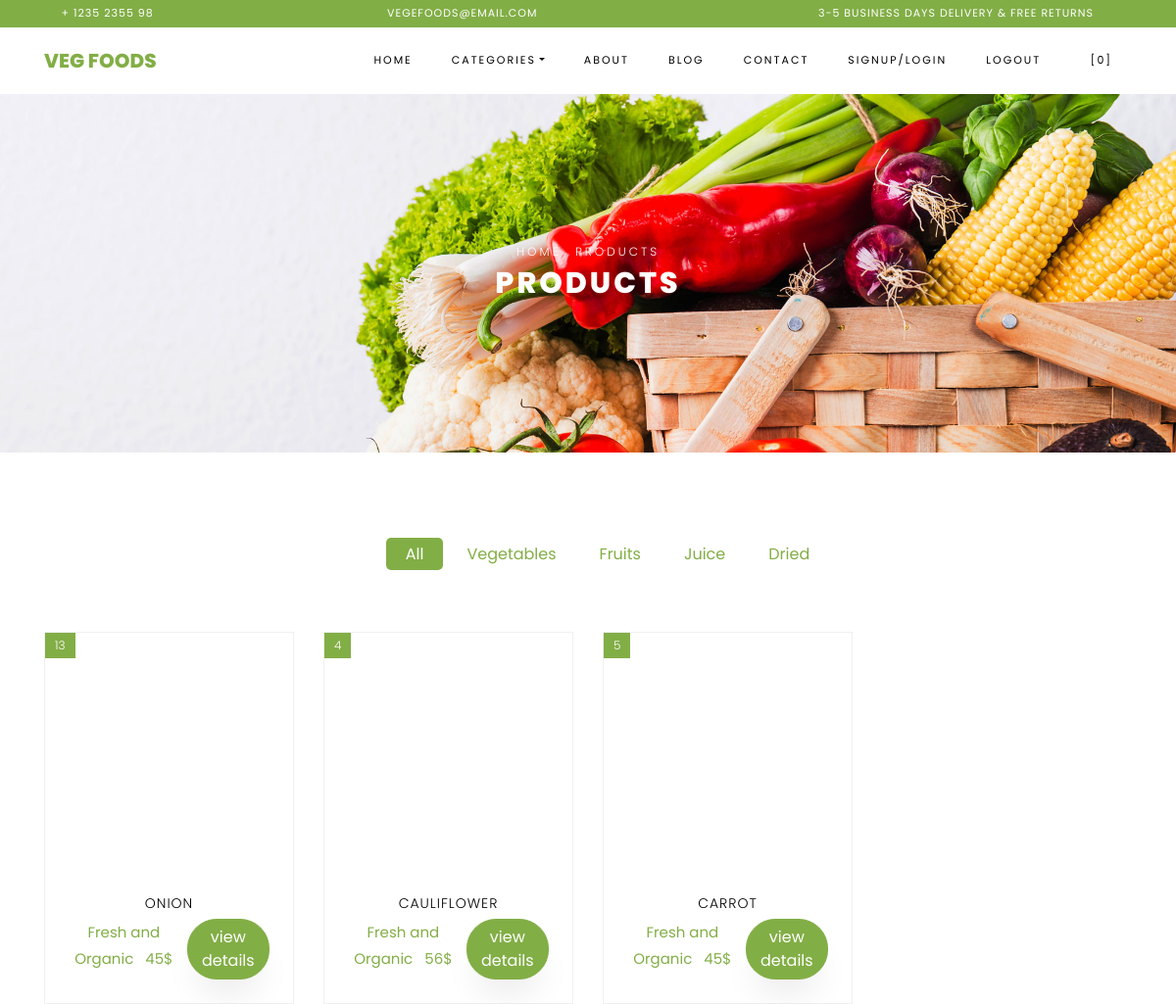
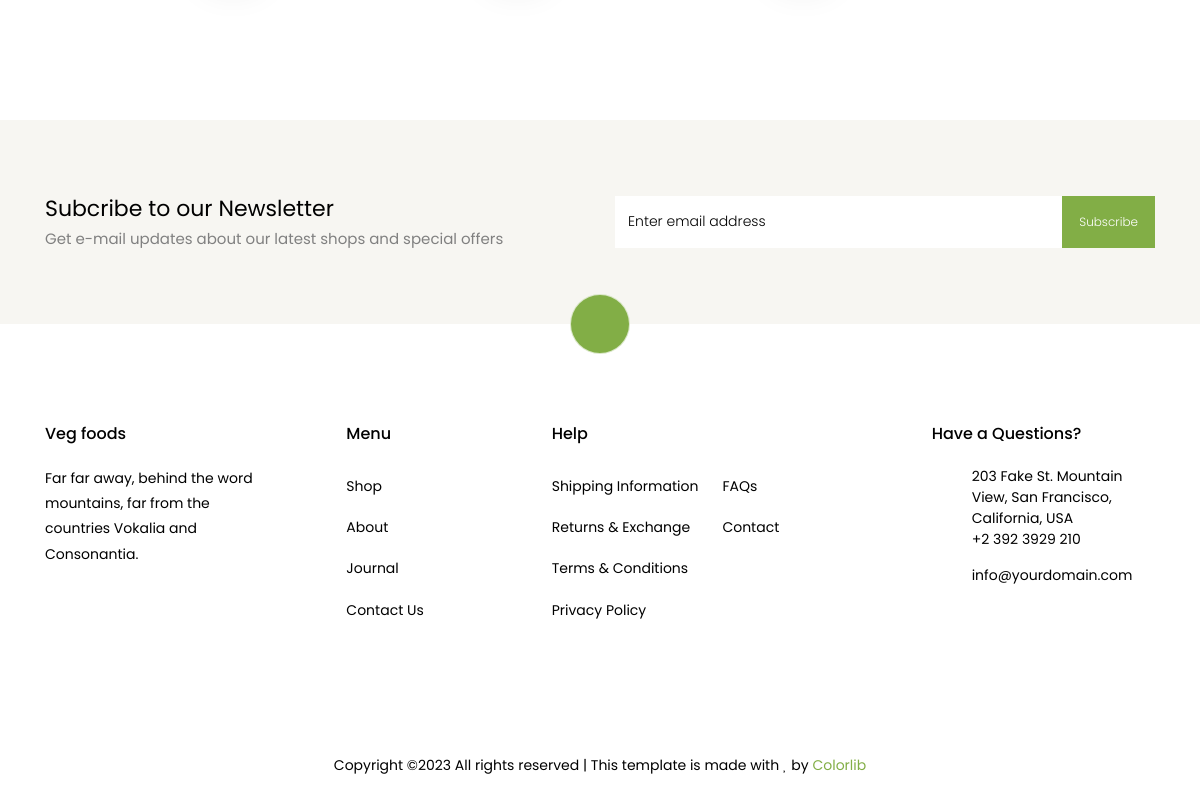
Screenshot of /vegfoodapp/discategory/VEGETABLES with the database file from the repository (2 pictures, top to bottom).
### bitapp/models.py (models this page shows)
class prodb(models.Model):
    category = models.CharField(max_length=30, null=True, blank=True)
    image = models.ImageField(upload_to="profile", null=True, blank=True)
    desc = models.CharField(max_length=30, null=True, blank=True)
    pname = models.CharField(max_length=30, null=True, blank=True)
    qua = models.IntegerField(null=True, blank=True)
    pri = models.IntegerField(null=True, blank=True)

### vegfoodapp/views.py (the view)
# urls.py: path('discategory/<itemcatg>',views.discategory,name="discategory"),
def discategory(request,itemcatg):
    data=bitdb.objects.all()
    print("===itemcatg===",itemcatg)
    catg=itemcatg.upper()
    products=prodb.objects.filter(category=itemcatg)
    context={
        'products':products,
        'catg':catg,
        'data':data,
    }
    return render(request,"categorydisplay.html",context)

### vegfoodapp/templates/categorydisplay.html (shortened to what this page needs)
<!DOCTYPE html>
<html lang="en">
{% load static %}
  <head>
    <link rel="stylesheet" href="{% static 'assets/css/open-iconic-bootstrap.min.css' %}">
    <link rel="stylesheet" href="{% static 'assets/css/animate.css' %}">
    <link rel="stylesheet" href="{% static 'assets/css/owl.carousel.min.css' %}">
    <link rel="stylesheet" href="{% static 'assets/css/owl.theme.default.min.css' %}">
    <link rel="stylesheet" href="{% static 'assets/css/magnific-popup.css' %}">
    <link rel="stylesheet" href="{% static 'assets/css/aos.css' %}">
    <link rel="stylesheet" href="{% static 'assets/css/ionicons.min.css' %}">
    <link rel="stylesheet" href="{% static 'assets/css/bootstrap-datepicker.css' %}">
    <link rel="stylesheet" href="{% static 'assets/css/jquery.timepicker.css' %}">
    <link rel="stylesheet" href="{% static 'assets/css/flaticon.css' %}">
    <link rel="stylesheet" href="{% static 'assets/css/icomoon.css' %}">
    <link rel="stylesheet" href="{% static 'assets/css/style.css' %}">
  </head>
  <body class="goto-here">
		<div class="py-1 bg-primary">
    	<div class="container">
    		<div class="row no-gutters d-flex align-items-start align-items-center px-md-0">
	    		<div class="col-lg-12 d-block">
		    		<div class="row d-flex">
		    			<div class="col-md pr-4 d-flex topper align-items-center">
					    	<div class="icon mr-2 d-flex justify-content-center align-items-center"><span class="icon-phone2"></span></div>
						    <span class="text">+ 1235 2355 98</span>
					    </div>
					    <div class="col-md pr-4 d-flex topper align-items-center">
					    	<div class="icon mr-2 d-flex justify-content-center align-items-center"><span class="icon-paper-plane"></span></div>
						    <span class="text">Vegefoods@email.com</span>
					    </div>
					    <div class="col-md-5 pr-4 d-flex topper align-items-center text-lg-right">
						    <span class="text">3-5 Business days delivery &amp; Free Returns</span>
					    </div>
				    </div>
			    </div>
		    </div>
		  </div>
    </div>
    <nav class="navbar navbar-expand-lg navbar-dark ftco_navbar bg-dark ftco-navbar-light" id="ftco-navbar">
	    <div class="container">
	      <a class="navbar-brand" href="index.html">Veg foods</a>
	      <div class="collapse navbar-collapse" id="ftco-nav">
	        <ul class="navbar-nav ml-auto">
	          <li class="nav-item"><a href="{% url 'index4' %}" class="nav-link">Home</a></li>
	          <li class="nav-item active dropdown">
               <a class="nav-link dropdown-toggle" href="#" id="dropdown04" data-toggle="dropdown" aria-haspopup="true" aria-expanded="false">Categories</a>
            </li>
	          <li class="nav-item"><a href="{% url 'aboutpage' %}" class="nav-link">About</a></li>
	          <li class="nav-item"><a href="{% url 'blogpage' %}" class="nav-link">Blog</a></li>
	          <li class="nav-item"><a href="{% url 'contactpage' %}" class="nav-link">Contact</a></li>
                <li class="nav-item"><a href="{% url 'logregpage' %}" class="nav-link">signup/login</a></li>
                <li class="nav-item"><a href="{% url 'userlogout' %}" class="nav-link">logout</a></li>
	          <li class="nav-item cta cta-colored"><a href="{% url 'cartpage' %}" class="nav-link"><span class="icon-shopping_cart"></span>[0]</a></li>
	        </ul>
	      </div>
	    </div>
	  </nav>
    <div class="hero-wrap hero-bread" style="background-image: url({% static 'assets/images/bg_1.jpg' %});">
      <div class="container">
        <div class="row no-gutters slider-text align-items-center justify-content-center">
          <div class="col-md-9 ftco-animate text-center">
          	<p class="breadcrumbs"><span class="mr-2"><a href="index.html">Home</a></span> <span>Products</span></p>
            <h1 class="mb-0 bread">Products</h1>
          </div>
        </div>
      </div>
    </div>
    <section class="ftco-section">
    	<div class="container">
    		<div class="row justify-content-center">
    			<div class="col-md-10 mb-5 text-center">
    				<ul class="product-category">
    					<li><a href="#" class="active">All</a></li>
    					<li><a href="#">Vegetables</a></li>
    					<li><a href="#">Fruits</a></li>
    					<li><a href="#">Juice</a></li>
    					<li><a href="#">Dried</a></li>
    				</ul>
    			</div>
    		</div>
    		<div class="row">
				{% for product in products %}
    			<div class="col-md-6 col-lg-3 ftco-animate">
    				<div class="product">
    					<a href="#" class="img-prod"><img class="img-fluid" src="{{product.image.url}}" style="width:300px;height:250px;" alt="Colorlib Template">
    						<span class="status">{{product.qua}}</span>
    					</a>
    					<div class="text py-3 pb-4 px-3 text-center">
    						<h3><a href="#">{{product.pname}}</a></h3>
    						<div class="d-flex">
    							<div class="">
		    						<p class="price"><span class="mr-2 price">{{product.desc}}</span>
                                        <span class="price-sale">{{product.pri}}$</span></p>
                                </div>
<form method="post" action="{% url 'prodetails' dataid=product.id  %}" enctype="multipart/form-data">
     <button type="submit" class="btn btn-primary mr-2">view details</button>
</form>
	    					</div>
    					</div>
    				</div>
    			</div>
			{% endfor %}
    		<div class="row mt-5">
          <div class="col text-center">
            </div>
          </div>
        </div>
    	</div>
    </section>
		<section class="ftco-section ftco-no-pt ftco-no-pb py-5 bg-light">
      <div class="container py-4">
        <div class="row d-flex justify-content-center py-5">
          <div class="col-md-6">
          	<h2 style="font-size: 22px;" class="mb-0">Subcribe to our Newsletter</h2>
          	<span>Get e-mail updates about our latest shops and special offers</span>
          </div>
          <div class="col-md-6 d-flex align-items-center">
            <form action="#" class="subscribe-form">
              <div class="form-group d-flex">
                <input type="text" class="form-control" placeholder="Enter email address">
                <input type="submit" value="Subscribe" class="submit px-3">
              </div>
            </form>
          </div>
        </div>
      </div>
    </section>
    <footer class="ftco-footer ftco-section">
      <div class="container">
      	<div class="row">
      		<div class="mouse">
						<a href="#" class="mouse-icon">
							<div class="mouse-wheel"><span class="ion-ios-arrow-up"></span></div>
						</a>
					</div>
      	</div>
        <div class="row mb-5">
          <div class="col-md">
            <div class="ftco-footer-widget mb-4">
              <h2 class="ftco-heading-2">Veg foods</h2>
              <p>Far far away, behind the word mountains, far from the countries Vokalia and Consonantia.</p>
              <ul class="ftco-footer-social list-unstyled float-md-left float-lft mt-5">
              </ul>
            </div>
          </div>
          <div class="col-md">
            <div class="ftco-footer-widget mb-4 ml-md-5">
              <h2 class="ftco-heading-2">Menu</h2>
              <ul class="list-unstyled">
                <li><a href="#" class="py-2 d-block">Shop</a></li>
                <li><a href="#" class="py-2 d-block">About</a></li>
                <li><a href="#" class="py-2 d-block">Journal</a></li>
                <li><a href="#" class="py-2 d-block">Contact Us</a></li>
              </ul>
            </div>
          </div>
          <div class="col-md-4">
             <div class="ftco-footer-widget mb-4">
              <h2 class="ftco-heading-2">Help</h2>
              <div class="d-flex">
	              <ul class="list-unstyled mr-l-5 pr-l-3 mr-4">
	                <li><a href="#" class="py-2 d-block">Shipping Information</a></li>
	                <li><a href="#" class="py-2 d-block">Returns &amp; Exchange</a></li>
	                <li><a href="#" class="py-2 d-block">Terms &amp; Conditions</a></li>
	                <li><a href="#" class="py-2 d-block">Privacy Policy</a></li>
	              </ul>
	              <ul class="list-unstyled">
	                <li><a href="#" class="py-2 d-block">FAQs</a></li>
	                <li><a href="#" class="py-2 d-block">Contact</a></li>
	              </ul>
	            </div>
            </div>
          </div>
          <div class="col-md">
            <div class="ftco-footer-widget mb-4">
            	<h2 class="ftco-heading-2">Have a Questions?</h2>
            	<div class="block-23 mb-3">
	              <ul>
	                <li><span class="icon icon-map-marker"></span><span class="text">203 Fake St. Mountain View, San Francisco, California, USA</span></li>
	                <li><a href="#"><span class="icon icon-phone"></span><span class="text">+2 392 3929 210</span></a></li>
	                <li><a href="#"><span class="icon icon-envelope"></span><span class="text">info@yourdomain.com</span></a></li>
	              </ul>
	            </div>
            </div>
          </div>
        </div>
        <div class="row">
          <div class="col-md-12 text-center">
            <p>
						  Copyright &copy;<script>document.write(new Date().getFullYear());</script> All rights reserved | This template is made with <i class="icon-heart color-danger" aria-hidden="true"></i> by <a href="https://colorlib.com" target="_blank">Colorlib</a>
						</p>
          </div>
        </div>
      </div>
    </footer>
  </body>
</html>

### vegfoodapp/static/assets/css/icomoon.css (style rules this page uses)
[class^="icon-"], [class*=" icon-"] { font-family: 'icomoon' !important; speak: none; font-style: normal; font-weight: normal; font-variant: normal; text-transform: none; line-height: 1; -webkit-font-smoothing: antialiased; -moz-osx-font-smoothing: grayscale; }
.icon-heart:before { content: "\f004"; }
.icon-map-marker:before { content: "\f041"; }
.icon-phone:before { content: "\f095"; }
.icon-envelope:before { content: "\f0e0"; }
.icon-paper-plane:before { content: "\f1d8"; }
.icon-phone2:before { content: "\e0cd"; }
.icon-shopping_cart:before { content: "\e8cc"; }

### rows the page displays
prodb: qua "13", pname "ONION", desc "Fresh and Organic", pri "45"
prodb: qua "4", pname "CAULIFLOWER", desc "Fresh and Organic", pri "56"
prodb: qua "5", pname "CARROT", desc "Fresh and Organic", pri "45"
